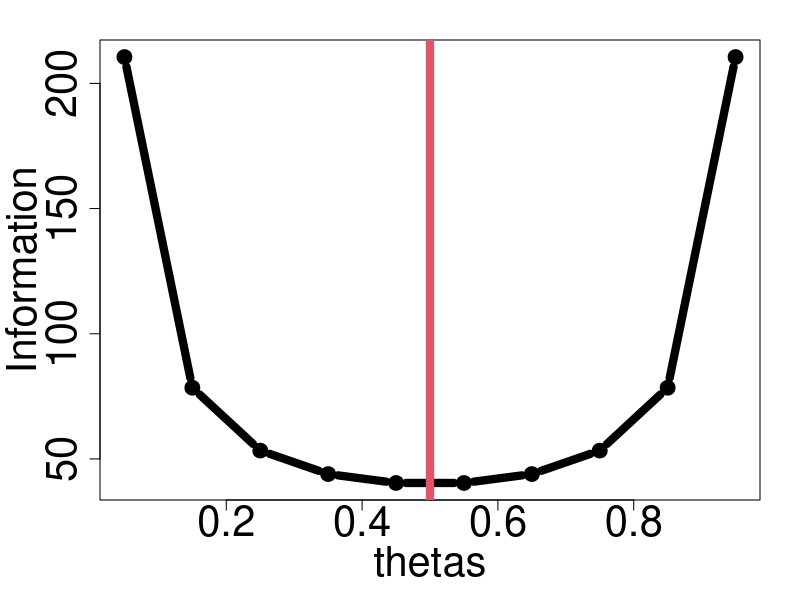
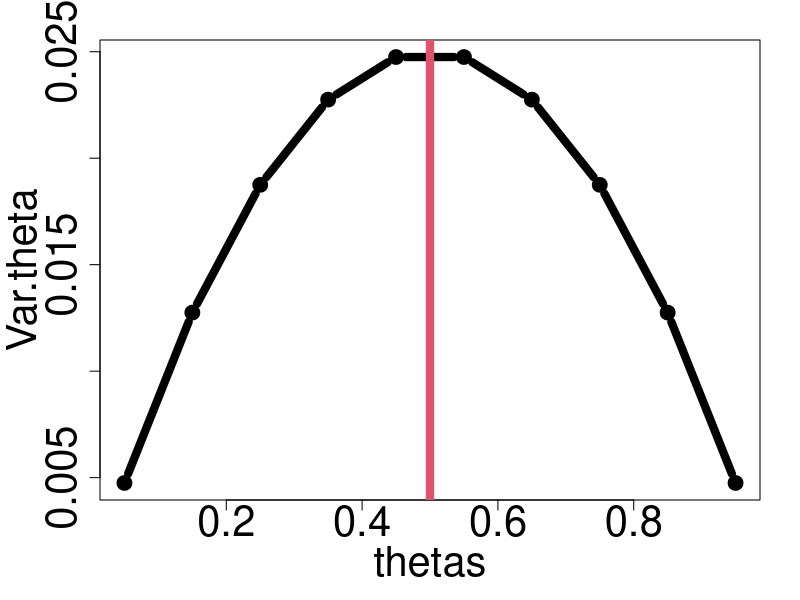

The R source for these figures, in order:
## ---- chunk 1
#| echo: TRUE
#| eval: TRUE
#| code-line-numbers: "1|2,3"
Y <- c(0,1,1,1,1,0,1,0,0,0)
n <- length(Y)
n
## ---- chunk 2
#| echo: TRUE
#| eval: TRUE
#| code-line-numbers: 1|2|3
 theta.est <- sum(Y)/n
 theta.est
 q <- 1-theta.est
 q
## ---- chunk 3
I = n/(theta.est*q)
I
## ---- chunk 4
#| echo: TRUE
#| eval: TRUE
#| code-line-numbers: 1|3|5,6|8

thetas=seq(0.05,0.95,0.1)

Information <- n/(thetas*(1-thetas))

par(cex.lab=2.5,cex.axis=2.5,mar=c(5,5,2,2))
plot(thetas,Information,type="b",lwd=8)

abline(v=theta.est,col=2,lwd=8)
## ---- chunk 5
#| echo: TRUE
#| eval: TRUE
#| code-line-numbers: 1|3|4,5|6

thetas=seq(0.05,0.95,0.1)

Var.theta <- (thetas*(1-thetas))/n
par(cex.main=2.5,cex.axis=2.5,cex.lab=2.5,mar=c(5,5,2,2))
plot(thetas,Var.theta,type="b",lwd=8)
abline(v=theta.est,col=2,lwd=8)
